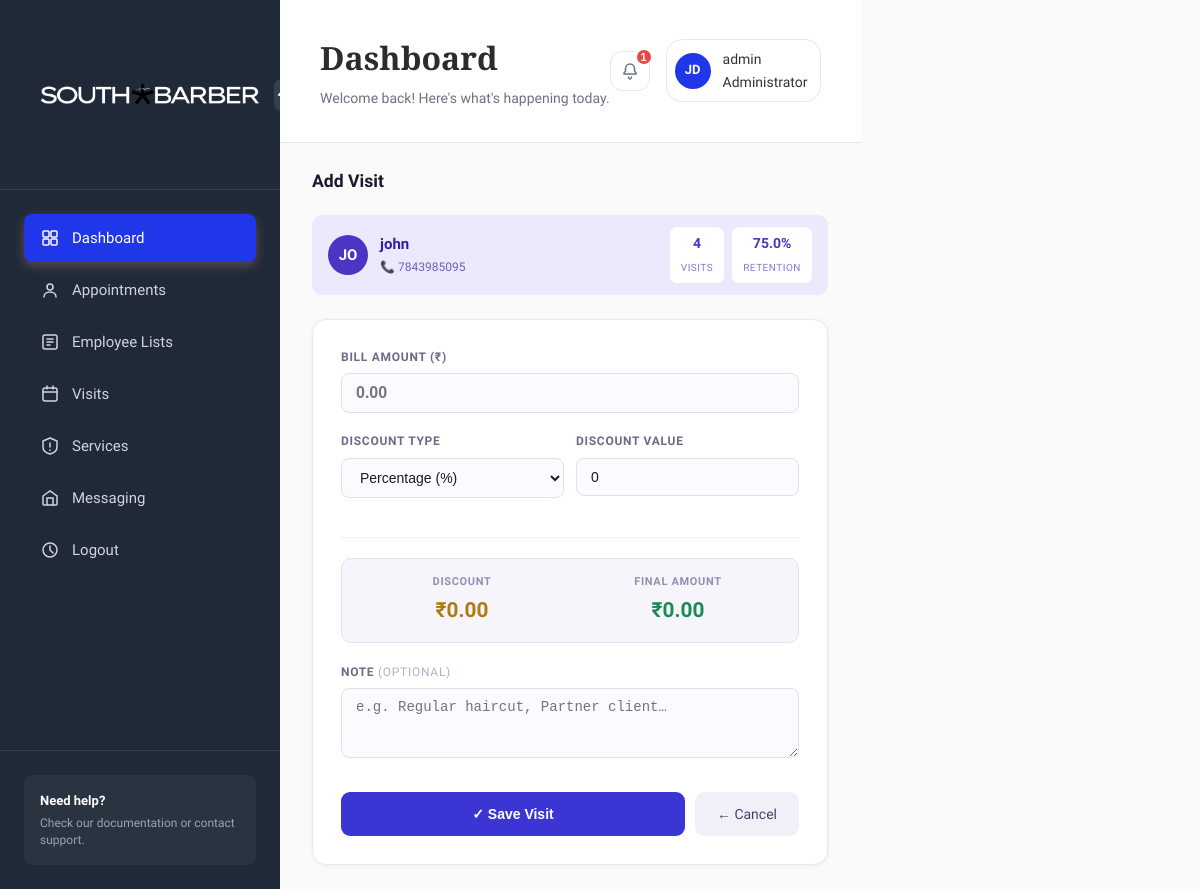
The page /adminsection/customer/825c66bb-d534-4ea7-9cc7-6f6827cf00e8/add-visit/ (signed in) on the database its author committed.
### adminsection/models.py (models this page shows, shortened)
class User(AbstractUser):
    ROLE_CHOICES = (
        ('ADMIN', 'Admin'),
        ('MANAGER', 'Manager'),
        ('EMPLOYEE', 'Employee'),
        ('CUSTOMER', 'Customer'),
    )
    Role = models.CharField(max_length=20, choices=ROLE_CHOICES)
    Store = models.ForeignKey(Store, on_delete=models.SET_NULL, null=True, blank=True)

class Customer(models.Model):
    PhoneID = models.UUIDField(primary_key=True, default=uuid.uuid4)
    PhoneNumber = models.CharField(max_length=15, unique=True)
    Name = models.CharField(max_length=150)
    Note = models.TextField(blank=True)
    CreateDate = models.DateTimeField(auto_now_add=True)
    UpdateDate = models.DateTimeField(auto_now=True)
    @property
    def total_visits(self):
        return self.visits.count()
    @property
    def return_visits(self):
        return max(self.visits.count() - 1, 0)
    @property
    def retention_rate(self):
        total = self.total_visits
        if total <= 1:
            return 0.0
        return round((self.return_visits / total) * 100, 1)

### adminsection/views.py (the view, shortened to what this page needs)
# urls.py: path('customer/<uuid:id>/add-visit/', views.add_visit, name='add_visit'),
@staff_member_required
def add_visit(request, id):
    customer = get_object_or_404(Customer, PhoneID=id)
    active_store, _, _ = get_active_store(request)
    if not active_store:
        messages.error(request, "No store assigned to you.")
        return redirect('dashboard')
    return render(request, 'adminsection/add-visit.html', {'customer': customer})

### adminsection/views.py (called while the page is built, shortened)
def get_user_stores(request):
    if request.user.is_superuser:
        return Store.objects.all(), True

def get_active_store(request):
    stores, is_owner = get_user_stores(request)
    if not stores:
        return None, stores, is_owner
    if len(stores) == 1:
        return stores[0], stores, is_owner
    store_id = request.session.get('active_store_id')
    if store_id:
        try:
            active_store = next((s for s in stores if str(s.id) == str(store_id)), stores[0])
            return active_store, stores, is_owner
        except:
            pass
    return stores[0], stores, is_owner

### templates/adminsection/add-visit.html (shortened to what this page needs)
{% extends 'adminsection/base.html' %}
{% load static %}
{% block content %}
<div id="page-wrapper">
  <div class="main-page">
    <div class="visit-wrapper">
      <p class="page-heading">Add Visit</p>
      <div class="customer-strip">
        <div class="strip-avatar">{{ customer.Name|slice:":2"|upper }}</div>
        <div>
          <p class="strip-name">{{ customer.Name }}</p>
          <p class="strip-meta">📞 {{ customer.PhoneNumber }}</p>
        </div>
        <div class="strip-badges">
          <div class="strip-badge">
            <span class="bval">{{ customer.total_visits }}</span>
            <span class="blbl">Visits</span>
          </div>
          <div class="strip-badge">
            <span class="bval">{{ customer.retention_rate }}%</span>
            <span class="blbl">Retention</span>
          </div>
        </div>
      </div>
      <div class="form-card">
        <form method="post">
          <div class="field-group">
            <label class="field-label" for="bill_amount">Bill Amount (₹)</label>
            <input type="number" name="bill_amount" id="bill_amount"
                   class="field-input currency" step="0.01"
                   placeholder="0.00" required>
          </div>
          <div style="display:grid; grid-template-columns:1fr 1fr; gap:12px;">
            <div class="field-group">
              <label class="field-label" for="discount_type">Discount Type</label>
              <select name="discount_type" id="discount_type" class="field-input">
                <option value="PERCENT">Percentage (%)</option>
              </select>
            </div>
            <div class="field-group">
              <label class="field-label" for="discount_value">Discount Value</label>
              <input type="number" name="discount_value" id="discount_value"
                     class="field-input" step="0.01" value="0" placeholder="0">
            </div>
          </div>
          <hr class="form-divider">
          <div class="preview-box">
            <div class="preview-item">
              <div class="preview-label">Discount</div>
              <div class="preview-value discount">₹<span id="discount_amount">0.00</span></div>
            </div>
            <div class="preview-item">
              <div class="preview-label">Final Amount</div>
              <div class="preview-value final">₹<span id="final_amount">0.00</span></div>
            </div>
          </div>
          <div class="field-group">
            <label class="field-label" for="note">Note <span style="font-weight:400;color:#b0b0cc;">(optional)</span></label>
            <textarea name="note" id="note" class="field-input"
                      rows="3" placeholder="e.g. Regular haircut, Partner client…"
                      style="resize:vertical;"></textarea>
          </div>
          <div class="form-actions">
            <button type="submit" class="btn-save">✓ Save Visit</button>
            <a href="{% url 'customer_detail' customer.PhoneID %}" class="btn-cancel">← Cancel</a>
          </div>
        </form>
      </div>
    </div>
  </div>
</div>
{% endblock %}

### templates/adminsection/base.html (shortened to what this page needs)
{% load static %}
<!DOCTYPE html>
<html lang="en">
<head>
    <link rel="stylesheet" href="{% static 'css/styles.css' %}">
    <link rel="stylesheet" href="https://cdnjs.cloudflare.com/ajax/libs/font-awesome/6.0.0/css/all.min.css">
</head>
<body>
    <html class="app-container">
        <aside class="sidebar">
            <div class="sidebar-header">
                <div class="logo">
                    <img src="{% static 'images/SOUTH BARBER LOGO.png' %}" alt="South Barber Logo" style="width:250px; height:125px;">
                </div>
                <button class="sidebar-toggle">
                    <svg width="20" height="20" viewBox="0 0 20 20" fill="none">
                        <path d="M15 10L10 5L5 10" stroke="currentColor" stroke-width="2" stroke-linecap="round"/>
                    </svg>
                </button>
            </div>
            <nav class="sidebar-nav">
                <a href="{% url 'dashboard' %}" class="nav-item active">
                    <span>Dashboard</span>
                </a>
                <a href="{% url 'allappointment' %}" class="nav-item">
                    <svg width="20" height="20" viewBox="0 0 20 20" fill="none">
                        <circle cx="10" cy="7" r="3" stroke="currentColor" stroke-width="1.5"/>
                        <path d="M4 17C4 14 6.5 12 10 12C13.5 12 16 14 16 17" stroke="currentColor" stroke-width="1.5" stroke-linecap="round"/>
                    </svg>
                    <span>Appointments</span>
                </a>
                <a href="{% url 'employeelist' %}" class="nav-item">
                    <svg width="20" height="20" viewBox="0 0 20 20" fill="none">
                        <rect x="3" y="3" width="14" height="14" rx="2" stroke="currentColor" stroke-width="1.5"/>
                        <path d="M7 7H13M7 10H13M7 13H10" stroke="currentColor" stroke-width="1.5" stroke-linecap="round"/>
                    </svg>
                    <span>Employee Lists</span>
                </a>
                <a href="{% url 'customerlist' %}" class="nav-item">
                    <svg width="20" height="20" viewBox="0 0 20 20" fill="none">
                        <rect x="3" y="4" width="14" height="13" rx="2" stroke="currentColor" stroke-width="1.5"/>
                        <path d="M7 2V5M13 2V5M3 8H17" stroke="currentColor" stroke-width="1.5" stroke-linecap="round"/>
                    </svg>
                    <span>Visits</span>
                </a>
                <a href="{% url 'manageservices' %}" class="nav-item">
                    <svg width="20" height="20" viewBox="0 0 20 20" fill="none">
                        <path d="M3 5L10 2L17 5V11C17 14.5 14 17 10 18C6 17 3 14.5 3 11V5Z" stroke="currentColor" stroke-width="1.5" stroke-linejoin="round"/>
                        <path d="M10 7V11M10 14V14.5" stroke="currentColor" stroke-width="1.5" stroke-linecap="round"/>
                    </svg>
                    <span>Services</span>
                </a>
                <a href="#" class="nav-item">
                    <svg width="20" height="20" viewBox="0 0 20 20" fill="none">
                        <path d="M3 8L10 3L17 8V16C17 16.5 16.5 17 16 17H4C3.5 17 3 16.5 3 16V8Z" stroke="currentColor" stroke-width="1.5"/>
                        <path d="M13 17V10H7V17" stroke="currentColor" stroke-width="1.5"/>
                    </svg>
                    <span>Messaging</span>
                </a>
                <a href="{% url 'logout' %}" class="nav-item">
                    <svg width="20" height="20" viewBox="0 0 20 20" fill="none">
                        <circle cx="10" cy="10" r="7" stroke="currentColor" stroke-width="1.5"/>
                        <path d="M10 6V10L13 13" stroke="currentColor" stroke-width="1.5" stroke-linecap="round"/>
                    </svg>
                    <span>Logout</span>
                </a>
            </nav>
            <div class="sidebar-footer">
                <div class="help-section">
                    <p class="help-title">Need help?</p>
                    <p class="help-text">Check our documentation or contact support.</p>
                </div>
            </div>
        </aside>
        <main class="main-content">
            <header class="header">
                <div class="header-left">
                    <h1 class="page-title">Dashboard</h1>
                    <p class="page-subtitle">Welcome back! Here's what's happening today.</p>
                </div>
                <div class="header-right">
                    <button class="notification-btn">
                        <svg width="20" height="20" viewBox="0 0 20 20" fill="none">
                            <path d="M10 3C7.5 3 5.5 5 5.5 7.5V10L4 12V13H16V12L14.5 10V7.5C14.5 5 12.5 3 10 3Z" stroke="currentColor" stroke-width="1.5"/>
                            <path d="M8.5 16C8.5 17 9.5 18 10 18C10.5 18 11.5 17 11.5 16" stroke="currentColor" stroke-width="1.5" stroke-linecap="round"/>
                        </svg>
                        <span class="notification-badge">1</span>
                    </button>
                    <div class="user-menu">
                        {% if request.user.is_authenticated %}
                        <div class="user-avatar">JD</div>
                        <span class="user-name">
                            <p>{{ user.username }}</p>
                            {% if request.user.is_superuser %}
                            <span>Administrator </span>
                            {% else %}
                            <span>Staff</span>
                            {% endif %}
                                </span>
                        </div>
                        {% endif %}
                </div>
            </header>
            {% block content %}
            {% endblock %}
    </main>
</html>

### templates/adminsection/add-visit.html (style rules this page uses)
.visit-wrapper { padding: 1.5rem 2rem; max-width: 580px; }
.page-heading { font-size: 1.1rem; font-weight: 700; color: #1a1a2e; margin: 0 0 1.25rem; }
.customer-strip { display: flex; align-items: center; gap: 12px; background: #ede9fd; border-radius: 10px; padding: 12px 16px; margin-bottom: 1.5rem; }
.strip-avatar { width: 40px; height: 40px; border-radius: 50%; background: #4b35c4; color: #fff; font-size: 15px; font-weight: 700; display: flex; align-items: center; justify-content: center; flex-shrink: 0; }
.strip-name { font-size: 15px; font-weight: 700; color: #2e1fa8; margin: 0 0 2px; }
.strip-meta { font-size: 12px; color: #6b5fc4; margin: 0; }
.strip-badges { margin-left: auto; display: flex; gap: 8px; flex-shrink: 0; }
.strip-badge { background: #fff; border-radius: 7px; padding: 5px 11px; text-align: center; }
.strip-badge .bval { font-size: 14px; font-weight: 700; color: #4b35c4; display: block; }
.strip-badge .blbl { font-size: 10px; color: #8878d0; text-transform: uppercase; letter-spacing: 0.05em; }
.form-card { background: #fff; border: 1px solid #e8e8f0; border-radius: 14px; padding: 1.75rem; box-shadow: 0 1px 4px rgba(0,0,0,0.05); }
.field-group { margin-bottom: 1.2rem; }
.field-label { display: block; font-size: 12px; font-weight: 700; text-transform: uppercase; letter-spacing: 0.06em; color: #6b6b8a; margin-bottom: 6px; }
.field-input { width: 100%; padding: 10px 14px; font-size: 14px; color: #1a1a2e; background: #fafaff; border: 1px solid #e0e0ee; border-radius: 8px; outline: none; transition: border-color 0.15s, box-shadow 0.15s; box-sizing: border-box; }
.field-input.currency { font-size: 16px; font-weight: 600; color: #1a8a55; }
.form-divider { border: none; border-top: 1px solid #f0f0f8; margin: 1.25rem 0; }
.preview-box { background: #f5f5fb; border: 1px solid #e2e2f0; border-radius: 10px; padding: 14px 18px; margin-bottom: 1.25rem; display: grid; grid-template-columns: 1fr 1fr; gap: 12px; }
.preview-item { text-align: center; }
.preview-label { font-size: 11px; font-weight: 700; text-transform: uppercase; letter-spacing: 0.06em; color: #9090b0; margin-bottom: 4px; }
.preview-value { font-size: 1.3rem; font-weight: 700; }
.preview-value.discount { color: #b07a10; }
.preview-value.final { color: #1a8a55; }
.form-actions { display: flex; gap: 10px; padding-top: 0.5rem; }
.btn-save { flex: 1; padding: 11px; background: #3b35d4; color: #fff; border: none; border-radius: 9px; font-size: 14px; font-weight: 600; cursor: pointer; transition: background 0.15s; }
.btn-cancel { padding: 11px 22px; background: #f0f0f8; color: #44446a; border: none; border-radius: 9px; font-size: 14px; font-weight: 500; text-decoration: none; display: inline-flex; align-items: center; transition: background 0.15s; }

### rows shown on the page
User: username "admin"
Customer: Name "JO", Name "john", PhoneNumber "7843985095", total_visits "4", retention_rate "75.0"
